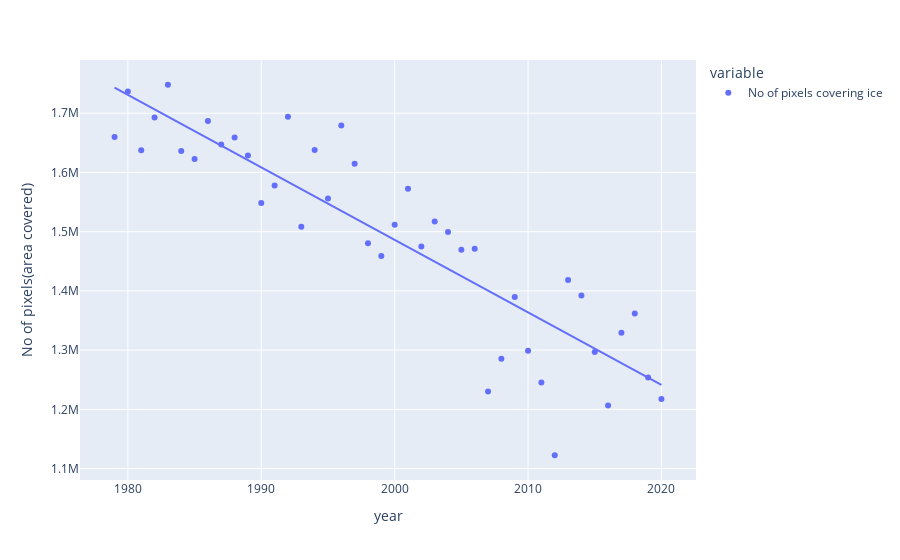

Notebook code for this chart:
### Code cell
fig = px.scatter(df,x='year',y=['No of pixels covering ice'],labels={"value":"No of pixels(area covered)"}, trendline="ols")
fig.show()

### Figure 1 — Plotly figure (JSON) as saved in the notebook; plotly's stock layout.template omitted (floating-point values rounded to 4 significant figures)
{"data": [{"hovertemplate": "variable=No of pixels covering ice<br>year=%{x}<br>No of pixels(area covered)=%{y}<extra></extra>", "legendgroup": "No of pixels covering ice", "marker": {"color": "#636efa", "symbol": "circle"}, "mode": "markers", "name": "No of pixels covering ice", "orientation": "v", "showlegend": true, "type": "scatter", "x": [1979, 1980, 1981, 1982, 1983, 1984, 1985, 1986, 1987, 1988, 1989, 1990, 1991, 1992, 1993, 1994, 1995, 1996, 1997, 1998, 1999, 2000, 2001, 2002, 2003, 2004, 2005, 2006, 2007, 2008, 2009, 2010, 2011, 2012, 2013, 2014, 2015, 2016, 2017, 2018, 2019, 2020], "xaxis": "x", "y": [1660062, 1736597, 1637385, 1692922, 1748132, 1636466, 1622866, 1687015, 1647326, 1659157, 1628474, 1548358, 1577977, 1694306, 1508539, 1638060, 1556116, 1679477, 1614803, 1480317, 1458824, 1511827, 1572558, 1475150, 1517301, 1499610, 1469393, 1471065, 1230108, 1285350, 1389855, 1298790, 1245364, 1122518, 1418457, 1392172, 1296961, 1206723, 1329193, 1361724, 1253772, 1217630], "yaxis": "y"}, {"hovertemplate": "<b>OLS trendline</b><br>value = -12243.5 * year + 2.59732e+07<br>R<sup>2</sup>=0.793224<br><br>variable=No of pixels covering ice<br>year=%{x}<br>No of pixels(area covered)=%{y} <b>(trend)</b><extra></extra>", "legendgroup": "No of pixels covering ice", "marker": {"color": "#636efa", "symbol": "circle"}, "mode": "lines", "name": "No of pixels covering ice", "showlegend": false, "type": "scatter", "x": [1979, 1980, 1981, 1982, 1983, 1984, 1985, 1986, 1987, 1988, 1989, 1990, 1991, 1992, 1993, 1994, 1995, 1996, 1997, 1998, 1999, 2000, 2001, 2002, 2003, 2004, 2005, 2006, 2007, 2008, 2009, 2010, 2011, 2012, 2013, 2014, 2015, 2016, 2017, 2018, 2019, 2020], "xaxis": "x", "y": [1743000.0, 1731000.0, 1719000.0, 1707000.0, 1694000.0, 1682000.0, 1670000.0, 1658000.0, 1645000.0, 1633000.0, 1621000.0, 1609000.0, 1596000.0, 1584000.0, 1572000.0, 1560000.0, 1547000.0, 1535000.0, 1523000.0, 1511000.0, 1498000.0, 1486000.0, 1474000.0, 1462000.0, 1449000.0, 1437000.0, 1425000.0, 1413000.0, 1401000.0, 1388000.0, 1376000.0, 1364000.0, 1352000.0, 1339000.0, 1327000.0, 1315000.0, 1303000.0, 1290000.0, 1278000.0, 1266000.0, 1254000.0, 1241000.0], "yaxis": "y"}], "layout": {"legend": {"title": {"text": "variable"}, "tracegroupgap": 0}, "margin": {"t": 60}, "xaxis": {"anchor": "y", "domain": [0, 1], "title": {"text": "year"}}, "yaxis": {"anchor": "x", "domain": [0, 1], "title": {"text": "No of pixels(area covered)"}}}}
